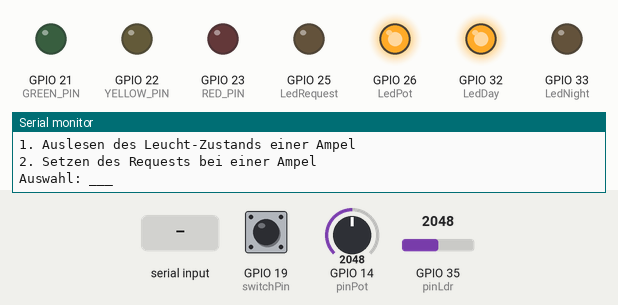
This program was run on a simulated ESP32. On the bench: output pins drawn as LEDs (lit = HIGH), the last lines printed to the serial monitor. Dashed ring = blinking. Inputs (shaded band) come from the test bench; at power-on: GPIO 35 (pinLdr) = 2048, GPIO 14 (pinPot) = 2048, GPIO 19 (switchPin) HIGH.

Above: at 1.2 s.
1.3 s: "2" received over Serial
At 1.8 s:
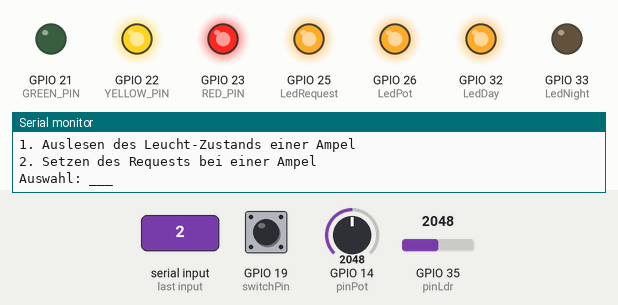
4.3 s: GPIO 35 (pinLdr) set to 1249
5.8 s: GPIO 35 (pinLdr) set to 1153
At 6.3 s:
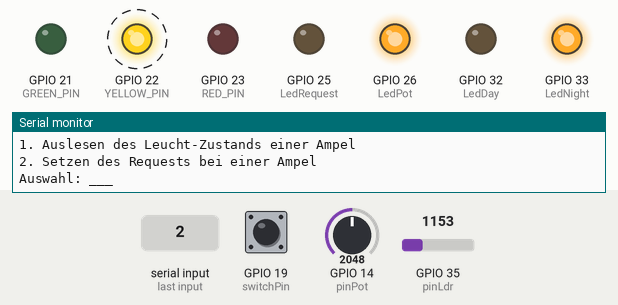
8.8 s: GPIO 14 (pinPot) set to 2013
At 10.6 s:
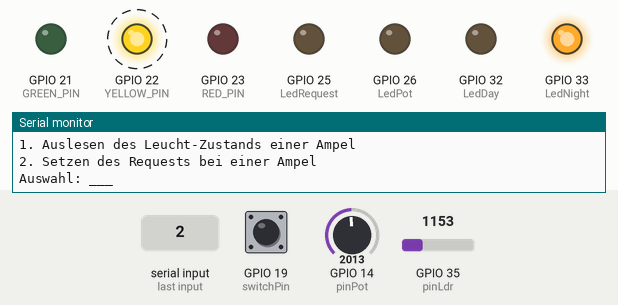
11.8 s: GPIO 35 (pinLdr) set to 1228
At 12.5 s:
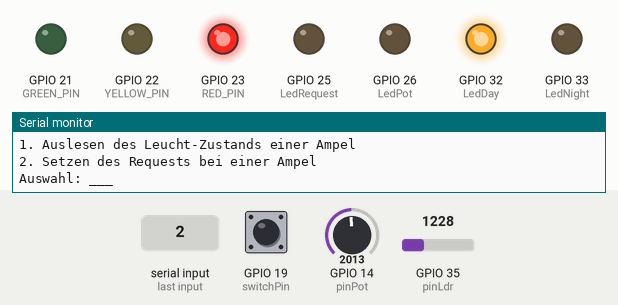
13.3 s: GPIO 19 (switchPin) pulled LOW for 0.15 s
At 14.5 s:
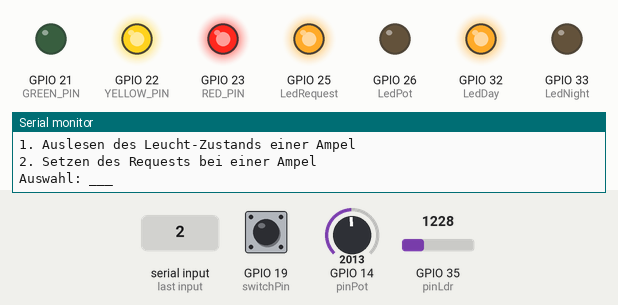
Timing chart, 0 to 25.8 s (numbered marks = the images above; inputs shaded):
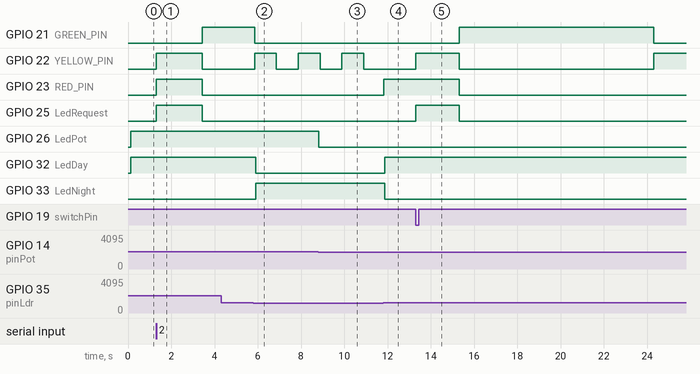

The program:

main.cpp
```cpp
#include <Arduino.h>
#include "MyTraffic.hpp"
#include "Actions.hpp"


MyTraffic sm; // State machine instance

enum EventType { TICK, REQUESTGREEN };

struct Event { EventType type; };

QueueHandle_t eventQueue;


void taskTrafficLight(void *Parameters);
void taskTaster(void *Parameters);
void taskTick(void *Parameters);
void taskMenu(void *Parameters);
void taskAnalog(void *Parameters);

void setup() {
    Serial.begin(9600);

    // State Machine initialization
    MyTraffic_ctor(&sm);
    MyTraffic_start(&sm);

    // LEDs Initialization
    initRedLight();
    initYellowLight();
    initGreenLight();

    // Status LEDs Initialization
    initStatusLeds();

    pinMode(switchPin, INPUT_PULLUP); // Button pin

    Serial.println("Traffic Light State Machine Initialized.");

    // Create event queue
    eventQueue = xQueueCreate(10, sizeof(Event));
    if (eventQueue == NULL) {
        Serial.println("Error creating the event queue.");
        while (1); // Halt if queue creation fails
    }

    // Create tasks
    xTaskCreate(taskTrafficLight, "TrafficLightTask", 2048, NULL, 2, NULL);
    xTaskCreate(taskTaster, "TasterTask", 2048, NULL, 1, NULL);
    xTaskCreate(taskMenu, "MenuTask", 2048, NULL, 1, NULL);
    xTaskCreate(taskTick, "TickTask", 2048, NULL, 3, NULL); // 2048 stack size
    xTaskCreate(taskAnalog, "AnalogTask", 2048, NULL, 2, NULL);
}

void loop() {
    // Empty. Tasks are running independently.
}

// Task to sent events to the state machine
void taskTrafficLight(void *Parameters) {
    Event e;

    while (true) {
        if (xQueueReceive(eventQueue, &e, portMAX_DELAY) == pdTRUE) {
            switch (e.type) {
                case TICK:
                    MyTraffic_dispatch_event(&sm, MyTraffic_EventId_TICK);
                    break;
                case REQUESTGREEN:
                    //requestGreen = true; // set requestGreen variable

                    MyTraffic_dispatch_event(&sm, MyTraffic_EventId_REQUESTGREEN);
                    break;
            }
        }
    }
}

// auto-generate tick events every 1 ms
void taskTick(void *Parameters) {
    Event e;
    e.type = TICK;

    while (true) {
        xQueueSend(eventQueue, &e, portMAX_DELAY);
        vTaskDelay(1); // 1 ms interval
    }
}

void taskTaster(void *Parameters) {
   while (true) {
     if (digitalRead(switchPin) == LOW) { // Button pressed
        requestGreen = true; // set requestGreen variable
        updateLedMode(&sm); // Update mode LEDs

         Event e;
         e.type = REQUESTGREEN;
         xQueueSend(eventQueue, &e, portMAX_DELAY);

         // Wait for button release
         while (digitalRead(switchPin) == LOW) {
             vTaskDelay(10);
         }
     }
        vTaskDelay(10);
   }
}

// Task to handle user menu via Serial
void taskMenu(void *Parameters) {
    while (true) {
        Serial.println("Wählen Sie einen Eintrag per Eingabe der Nummer:");
        Serial.println("1. Auslesen des Leucht-Zustands einer Ampel");
        Serial.println("2. Setzen des Requests bei einer Ampel");
        Serial.println("");
        Serial.print("Auswahl: ___");

        while (!Serial.available()) { vTaskDelay(10); }
        char choice = Serial.read();

        switch (choice) {
            case '1':
                Serial.print("Aktueller Zustand der Ampel: ");
                Serial.println(MyTraffic_state_id_to_string(sm.state_id));
                Serial.println("");
                break;
            case '2':
                requestGreen = true; // set requestGreen variable
                updateLedMode(&sm); // Update mode LEDs

                Event e;
                e.type = REQUESTGREEN;
                xQueueSend(eventQueue, &e, portMAX_DELAY);

                Serial.println("Requestgreen event gesendet.");
                Serial.println("");
                break;

            default:
                Serial.println("Ungültige Auswahl. Bitte erneut versuchen.");
                break;
        }

        vTaskDelay(10);
    }
}

void taskAnalog(void *Parameters) {
    while (true) {
        light = analogRead(pinLdr);
        greenTime = map(analogRead(pinPot), 0, 4095, 3000, 15000);

        updateLedMode(&sm);
        vTaskDelay(50); // Update light level every 50 ms
    }
}


/*
//Test Poteniometer

const int pinPot = 14;

void setup() {
  Serial.begin(115200);      // start serial communication at 115200bps
}

void loop() {
  int value = analogRead(pinPot);  // read the input on analog pin 0
  int greenTime = map(value, 0, 4095, 3000, 15000);

  Serial.print("value : ");
  Serial.println(value);         // print the value to the serial monitor
  Serial.print("greenTime : ");
  Serial.println(greenTime);         // print the value to the serial monitor

  delay(500); // wait for greenTime milliseconds
}
*/


/*
// Test LDR

const int pinLdr = 35;

void setup() {
  Serial.begin(115200);
}

void loop() {
  int light = analogRead(pinLdr);
  Serial.print("value: ");
  Serial.println(light);
  delay(500);
}
*/

/*
//Nachtmodus
enum Mode { DAY, NIGHT };
Mode mode = DAY;

const int pinLdr = 35;
const int thresholdNight = 1500;

void updateMode() {
  int light = analogRead(pinLdr);

  if (light < thresholdNight) {
    mode = NIGHT;
  } else {
    mode = DAY;
  }
}
*/

/*
void taskTaster(void *Parameters) {
    const int switchPin = 18; // Pin for the button
    int lastButtonState = HIGH;
    unsigned long pressTime = 0;
    const unsigned long longPressDuration = 1000; // 1 second for long press

    while (true) {
        int buttonState = digitalRead(switchPin);

        if (buttonState == LOW && lastButtonState == HIGH) { // Button pressed
            pressTime = millis();
        }
        if (buttonState == HIGH && lastButtonState == LOW) { // Button released
            unsigned long duration = millis() - pressTime;
            Event e;
            e.type = (duration >= longPressDuration) ? REQUESTGREEN : TICK;
            xQueueSend(eventQueue, &e, portMAX_DELAY);
        }

        lastButtonState = buttonState;
        vTaskDelay(10); // Debounce delay
    }

}
*/


 
```

Actions.hpp
```cpp
#pragma once
#include <stdint.h>
#include <Arduino.h>
#include "MyTraffic.hpp"

// Pins Light Definitions
const int RED_PIN = 23;
const int YELLOW_PIN = 22;
const int GREEN_PIN = 21;
const int switchPin = 19; // Pin for the button

const int pinLdr = 35;
const int pinPot = 14; // Pin for potentiometer
extern const int thresholdNight; //night threshold
extern int light; // current light level, updated in updateMode()
extern int greenTime; // green time duration in milliseconds

// Green lEDs for mode indication
const int LedDay = 32; // Day mode LED
const int LedNight = 33; // Night mode LED
const int LedRequest = 25; // Request green LED
const int LedPot = 26; // Potentiometer height level LED

extern bool requestGreen; // Declaration of external variable to simulate request green event

// Declarations of initialization functions
void initRedLight();
void initYellowLight();
void initGreenLight();

// Declarations of action functions
void turnOnRedLight();
void turnOffRedLight();

void turnOnYellowLight();
void turnOffYellowLight();

void turnOnGreenLight();
void turnOffGreenLight();

void updateLedMode(MyTraffic* sm);
void initStatusLeds();
```

MyTraffic.hpp
```cpp
// Autogenerated with StateSmith 0.19.0+b5719011215d41a81572ed347c02b22db5d1a48f.
// Algorithm: Balanced2. See https://github.com/StateSmith/StateSmith/wiki/Algorithms

// Whatever you put in this `FileTop` section will end up
// being printed at the top of every generated code file.

#pragma once  // You can also specify normal include guard. See https://github.com/StateSmith/StateSmith/blob/main/docs/settings.md
#include <stdint.h>
#include <stdint.h> // for count var


typedef enum MyTraffic_EventId
{
    MyTraffic_EventId_REQUESTGREEN = 0,
    MyTraffic_EventId_TICK = 1
} MyTraffic_EventId;

enum
{
    MyTraffic_EventIdCount = 2
};

typedef enum MyTraffic_StateId
{
    MyTraffic_StateId_ROOT = 0,
    MyTraffic_StateId_TRAFFICLIGHTGREEN = 1,
    MyTraffic_StateId_TRAFFICLIGHTSTATERED = 2,
    MyTraffic_StateId_TRAFFICLIGHTSTATEREDYELLOW = 3,
    MyTraffic_StateId_TRAFFICLIGHTYELLOW = 4,
    MyTraffic_StateId_YELLOWOFF = 5,
    MyTraffic_StateId_YELLOWON = 6
} MyTraffic_StateId;

enum
{
    MyTraffic_StateIdCount = 7
};


// Generated state machine
// forward declaration
typedef struct MyTraffic MyTraffic;

// State machine variables. Can be used for inputs, outputs, user variables...
typedef struct MyTraffic_Vars
{
    uint16_t count; // this var can be referenced in diagram
} MyTraffic_Vars;


// State machine constructor. Must be called before start or dispatch event functions. Not thread safe.
void MyTraffic_ctor(MyTraffic* sm);

// Starts the state machine. Must be called before dispatching events. Not thread safe.
void MyTraffic_start(MyTraffic* sm);

// Dispatches an event to the state machine. Not thread safe.
// Note! This function assumes that the `event_id` parameter is valid.
void MyTraffic_dispatch_event(MyTraffic* sm, MyTraffic_EventId event_id);

// Thread safe.
char const * MyTraffic_state_id_to_string(MyTraffic_StateId id);

// Thread safe.
char const * MyTraffic_event_id_to_string(MyTraffic_EventId id);

// Generated state machine
struct MyTraffic
{
    // Used internally by state machine. Feel free to inspect, but don't modify.
    MyTraffic_StateId state_id;

    // Variables. Can be used for inputs, outputs, user variables...
    MyTraffic_Vars vars;
};
```

Actions.cpp
```cpp
#include "Actions.hpp"
#include <iostream> // for std::cout
#include <Arduino.h> // for Arduino functions

int light = 0;
int greenTime = 5000; // Default green time in milliseconds
const int thresholdNight = 1200;

bool requestGreen = false;


// Implementations of initialization functions
void initRedLight() { pinMode(RED_PIN, OUTPUT); digitalWrite(RED_PIN, LOW); }
void initYellowLight() { pinMode(YELLOW_PIN, OUTPUT); digitalWrite(YELLOW_PIN, LOW); }
void initGreenLight() { pinMode(GREEN_PIN, OUTPUT); digitalWrite(GREEN_PIN, LOW); }

//  Implementations of action functions
void turnOnRedLight() { digitalWrite(RED_PIN, HIGH); }
void turnOffRedLight() { digitalWrite(RED_PIN, LOW); }

void turnOnYellowLight() { digitalWrite(YELLOW_PIN, HIGH); }
void turnOffYellowLight() { digitalWrite(YELLOW_PIN, LOW); }

void turnOnGreenLight() { digitalWrite(GREEN_PIN, HIGH); }
void turnOffGreenLight() { digitalWrite(GREEN_PIN, LOW); }

void updateLedMode(MyTraffic* sm) {
    if (sm->state_id == MyTraffic_StateId_YELLOWON || sm->state_id == MyTraffic_StateId_YELLOWOFF) {
       //requestGreen ignored in night blinking mode
       requestGreen = false;
        // Night mode indication
        digitalWrite(LedDay, LOW);
        digitalWrite(LedNight, HIGH);
    } else {
        digitalWrite(LedNight, LOW);
        digitalWrite(LedDay, HIGH);
    }

    digitalWrite(LedRequest, requestGreen ? HIGH : LOW);

    digitalWrite(LedPot, (greenTime > 9000) ? HIGH : LOW);
}

void initStatusLeds() {
    pinMode(LedDay, OUTPUT);
    pinMode(LedNight, OUTPUT);
    pinMode(LedRequest, OUTPUT);
    pinMode(LedPot, OUTPUT);

    digitalWrite(LedDay, LOW);
    digitalWrite(LedNight, LOW);
    digitalWrite(LedRequest, LOW);
    digitalWrite(LedPot, LOW);
}

/*
void updateLedMode(int lightLevel) {
    if (lightLevel < thresholdNight) {
       digitalWrite(LedDay, LOW);
       digitalWrite(LedNight, HIGH);
    } else {
         digitalWrite(LedNight, LOW);
         digitalWrite(LedDay, HIGH);
    }

    if (digitalRead(switchPin) == LOW) {
        digitalWrite(LedRequest, HIGH);
    } else {
        digitalWrite(LedRequest, LOW);
    }

    if (greenTime > 9000) {
        digitalWrite(LedPot, HIGH);
    } else {
        digitalWrite(LedPot, LOW);
    }

}

*/
```

Source omitted: MyTraffic.cpp (22695 bytes)

Measured:
- the behaviour switches between 1200 and 1199 on GPIO 35 (pinLdr) (found by bisection; images 1 and 2)
- the behaviour switches between 2048 and 2047 on GPIO 14 (pinPot) (found by bisection; images 2 and 3)
- after the input at 1.3 s, GPIO 21 (GREEN_PIN): LOW → HIGH after 2.1 s; GPIO 22 (YELLOW_PIN), GPIO 23 (RED_PIN), GPIO 25 (LedRequest): LOW → HIGH at once, → LOW 2.1 s later
- after the input at 4.3 s, every drawn part: stays the same
- after the input at 5.8 s, GPIO 21 (GREEN_PIN): HIGH → LOW after 0.05 s; GPIO 22 (YELLOW_PIN): LOW → HIGH after 0.05 s, → LOW 1.0 s later, → HIGH 1.0 s later; GPIO 32 (LedDay): HIGH → LOW after 0.10 s; GPIO 33 (LedNight): LOW → HIGH after 0.10 s
- after the input at 8.8 s, GPIO 26 (LedPot): HIGH → LOW at once
- after the input at 11.8 s, GPIO 22 (YELLOW_PIN): stays LOW (without the input it goes to HIGH after 0.11 s); GPIO 23 (RED_PIN): LOW → HIGH at once; GPIO 32 (LedDay): LOW → HIGH after 0.08 s; GPIO 33 (LedNight): HIGH → LOW after 0.08 s
- after the input at 13.3 s, GPIO 21 (GREEN_PIN): LOW → HIGH after 2.0 s, → LOW 9.0 s later; GPIO 22 (YELLOW_PIN): LOW → HIGH at once, → LOW 2.0 s later, → HIGH 9.0 s later; GPIO 23 (RED_PIN): HIGH → LOW after 2.0 s; GPIO 25 (LedRequest): LOW → HIGH at once, → LOW 2.0 s later
